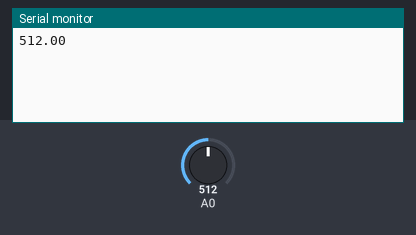
A sketch run on a simulated Arduino Uno, built with avr-gcc and run on an emulated ATmega328P. Shown: the last lines printed to the serial monitor. The test bench sets the inputs (shaded band); at power-on: A0 = 512.

Above: at 1.2 s.
1.3 s: A0 set to 716
At 2.4 s:
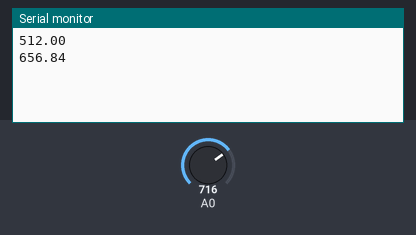
2.8 s: A0 set to 900
At 3.6 s:
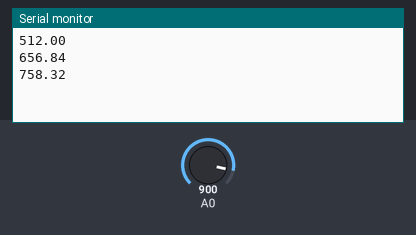
Timing chart, 0 to 5.8 s (numbered marks = the images above; inputs shaded):
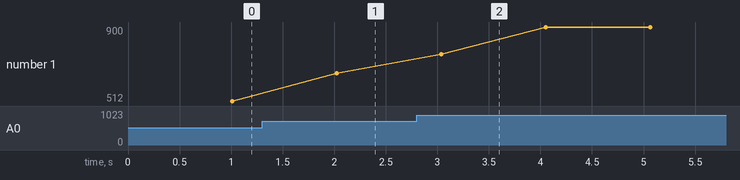

The sketch:

read_A0_serial.ino
```cpp
/*
  Analog Read Serial
  Reads an analog input on pin 0.
  prints  the result to the Serial Monitor.
  Attach the center pin of a potentiometer  to pin A0, and the outside pins to +5V and ground.
  from https://projecthub.arduino.cc/SBR/analog-read-serial-fff5fa
*/

const int NbMeasure = 100;

// the setup routine  runs once when you press reset:
void setup() {
  // initialize serial communication  at 9600 bits per second:
  Serial.begin(9600);
}

// the loop routine  runs over and over again forever:
void loop() {
  // read the input on analog  pin 0:
  float sensorValue = 0;
  for (int i=0; i < NbMeasure; i++) {
    sensorValue = sensorValue + analogRead(A0);
    delay(10);
    }
  sensorValue = sensorValue/NbMeasure;
  // print out the value you read:
  Serial.println(sensorValue);
}
```

Measured:
- after the input at 1.3 s, the serial monitor: prints a new line after 0.73 s (image 1)
- after the input at 2.8 s, the serial monitor: prints a new line after 0.24 s (image 2)
- plotted number 1: 512 → 656.84 after the input at 1.3 s, 656.84 → 900 after the input at 2.8 s
